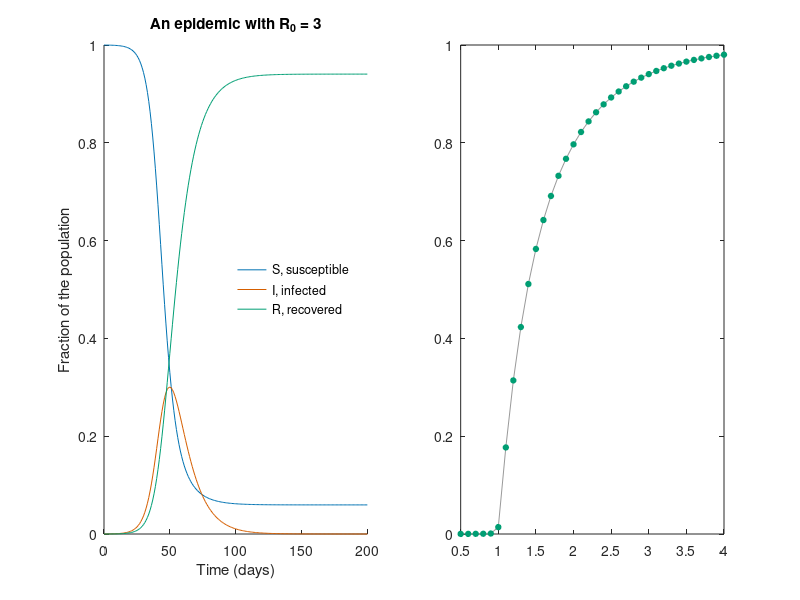

Source code (MATLAB): (Note: this script raises an error after producing the figure.)
%% The SIR model of an epidemic (book Eqs. 1.6 to 1.8)
%     dS/dt = -beta*S*I
%     dI/dt =  beta*S*I - gamma*I
%     dR/dt =  gamma*I
% S, I and R are fractions of the population. With almost everyone
% susceptible at the start, an outbreak grows only if the basic
% reproduction number R0 = beta/gamma exceeds 1. The fraction finally
% infected, R_inf, then satisfies  R_inf = 1 - S0*exp(-R0*R_inf).
% Requires: core MATLAB only.

gamma = 0.1;                       % recovery rate: 10 days to recover
I0 = 1e-4;                         % one person in 10,000 infected at first
S0 = 1 - I0;
opts = odeset('RelTol', 1e-8, 'AbsTol', 1e-10);
sir_rhs = @(t, y, beta) [-beta * y(1) * y(2);
                     beta * y(1) * y(2) - gamma * y(2);
                     gamma * y(2)];
% Final size: the one root between 0 and 1 of R_inf = 1 - S0*exp(-R0*R_inf)
final_size = @(R0) fzero(@(x) x - (1 - S0 * exp(-R0 * x)), [0 1]);

%% One epidemic, R0 = 3
beta = 0.3;
t = linspace(0, 200, 201);         % days
[~, Y] = ode45(@(t, y) sir_rhs(t, y, beta), t, [S0 I0 0], opts);
S = Y(:, 1); I = Y(:, 2); R = Y(:, 3);
[~, peak] = max(I);
fprintf(['R0 = %g: peak of %.4f infected on day %g; after 200 days ' ...
    'R = %.4f (final-size equation: %.4f)\n'], beta / gamma, I(peak), ...
    t(peak), R(end), final_size(beta / gamma));

%% Final size for a range of R0
R0s = linspace(0.5, 4, 36);
simulated = zeros(size(R0s));
theory = zeros(size(R0s));
for k = 1:numel(R0s)
    [~, Yk] = ode45(@(t, y) sir_rhs(t, y, R0s(k) * gamma), [0 5000], ...
        [S0 I0 0], opts);
    simulated(k) = Yk(end, 3);
    theory(k) = final_size(R0s(k));
end

%% Plot
fig = figure('Position', [100 100 1000 400]);
subplot(1, 2, 1)
plot(t, S, '-', 'Color', [0.000 0.447 0.698]);
hold on
plot(t, I, '-', 'Color', [0.835 0.369 0.000]);
plot(t, R, '-', 'Color', [0.000 0.620 0.451]);
xlabel('Time (days)'); ylabel('Fraction of the population');
title('An epidemic with R_0 = 3');
legend({'S, susceptible', 'I, infected', 'R, recovered'}, ...
    'Location', 'east', 'Box', 'off');
box off

subplot(1, 2, 2)
plot(R0s, theory, '-', 'Color', [0.6 0.6 0.6]);
hold on
plot(R0s, simulated, 'o', 'Color', [0.000 0.620 0.451], ...
    'MarkerFaceColor', [0.000 0.620 0.451], 'MarkerSize', 4);
xline(1, ':', 'Color', [0.6 0.6 0.6]);
xlabel('Basic reproduction number R_0'); ylabel('Fraction ever infected');
title('Final size of the epidemic');
legend({'final-size equation', 'simulation'}, 'Location', 'southeast', ...
    'Box', 'off');
box off
sbp.save_figure(fig, mfilename('fullpath'), 'fig-sir');

results.peak_infected = I(peak);
results.peak_day = t(peak);
results.final_R = R(end);
results.final_size_R0_3 = final_size(3.0);
results.R0 = R0s;
results.final_size_simulated = simulated;
sbp.save_results(mfilename('fullpath'), results);
